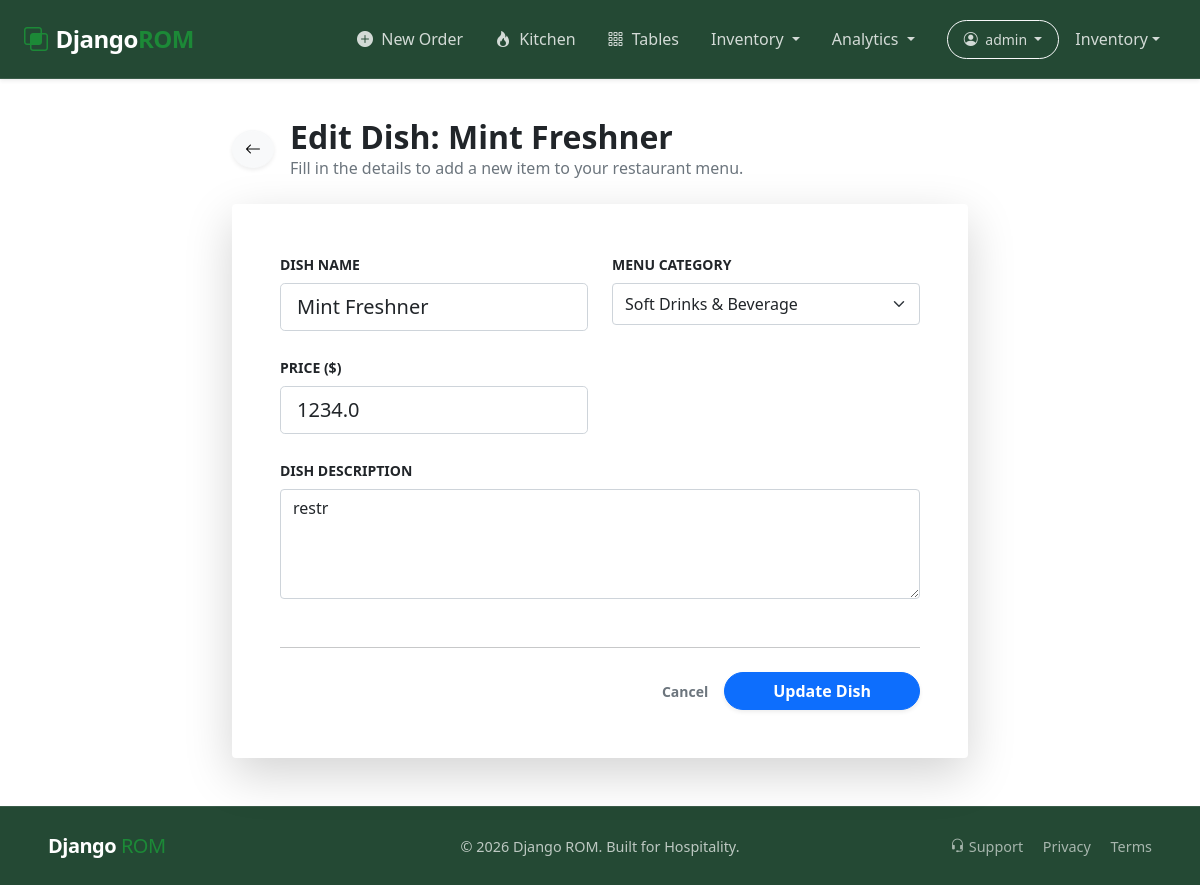
Page /menu/edit/12/ (signed in) on the earlier database version.
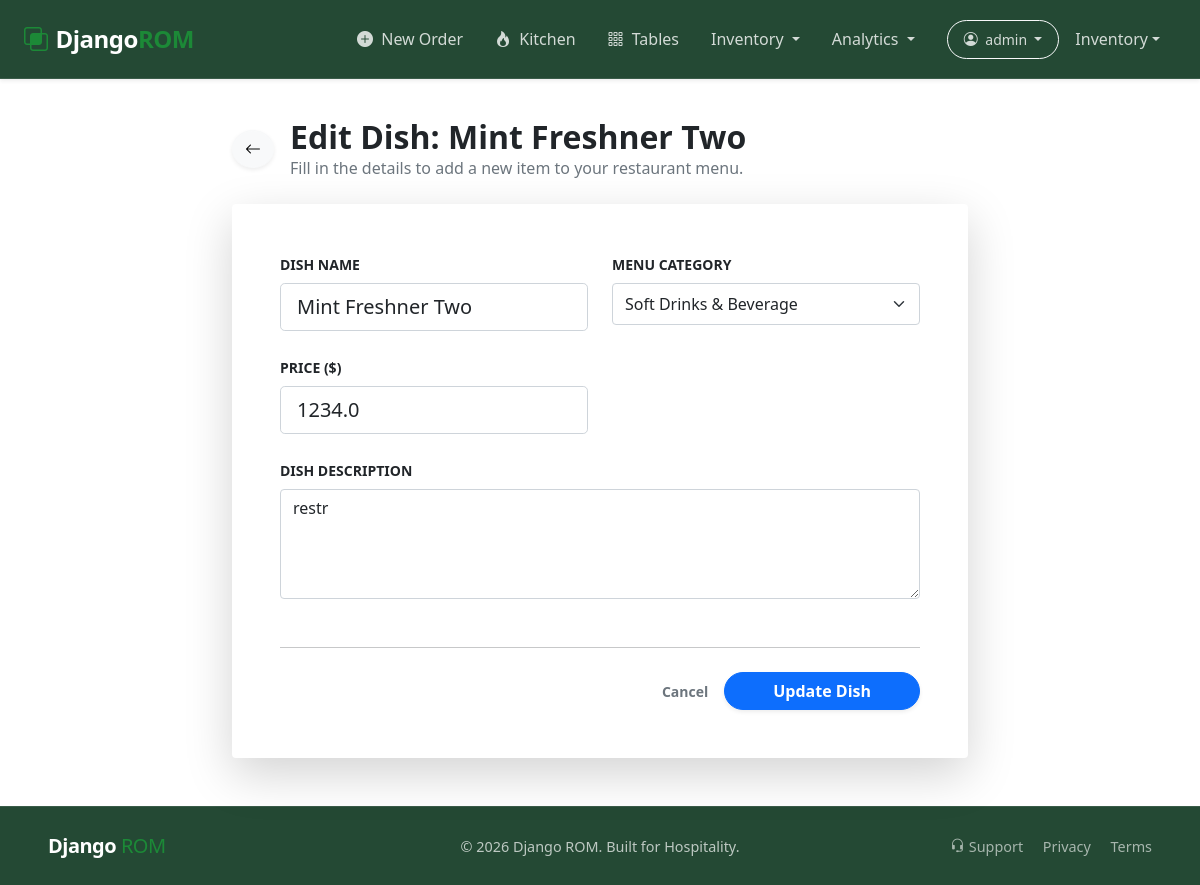
Same page on the later database version.
### app_restaurant/models.py (models this page shows, shortened)
class Menu(models.Model):
    menu_title = models.CharField(max_length=200, null=False, blank=False)
    menu_price = models.FloatField(null=False, blank=False)
    menu_category = models.ForeignKey(Category,
                                      max_length=100,
                                        null=False,
                                        blank=False,
                                        on_delete=models.CASCADE)
    menu_description = models.TextField(null=True, blank=True)
    menu_image = models.ImageField(upload_to='menu_images/',
                                   null=True, blank=True)
    menu_status = models.BooleanField(default=True)
    stock_quantity = models.IntegerField(default=0)
    is_available = models.BooleanField(default=True)
    created_at = models.DateTimeField(default=timezone.now())

### app_restaurant/views.py (the view, shortened to what this page needs)
# urls.py: path('menu/edit/<int:pk>/', menu_edit, name='menu.edit'),
@login_required(login_url="login")
def menu_edit(request, pk):
    menu_item = get_object_or_404(Menu, id=pk)
    form = MenuCreateForm(request.POST or None, instance=menu_item)
    context = {
        "title": f"Edit Dish: {menu_item.menu_title}",
        "form": form,
        "button_text": "Update Dish"
    }
    return render(request, "menu_form.html", context) # Note: Using the same template!

### app_restaurant/forms.py
class MenuCreateForm(forms.ModelForm):
    class Meta:
        model = Menu
        fields = ['menu_title', 'menu_category', 'menu_price', 'menu_description']
        widgets = {
            "menu_title": forms.TextInput(attrs={
                "class": "form-control form-control-lg mb-2",
                "placeholder": "e.g. Grilled Mediterranean Salmon"
            }),
            "menu_category": forms.Select(attrs={
                "class": "form-select form-control-lg mb-2"
            }),
            "menu_price": forms.NumberInput(attrs={
                "class": "form-control form-control-lg mb-2",
                "placeholder": "0.00"
            }),
            "menu_description": forms.Textarea(attrs={
                "class": "form-control mb-2",
                "placeholder": "Describe the ingredients, allergens, or preparation style...",
                "rows": 4
            }),
        }
        labels = {
            "menu_title": "Dish Name",
            "menu_category": "Menu Category",
            "menu_price": "Price ($)",
            "menu_description": "Dish Description",
        }

### app_restaurant/models.py (called while the page is built)
    def __str__(self):
        return self.category_name

### app_restaurant/templates/menu_form.html (shortened to what this page needs)
{% extends 'base.html' %}
{% load static %}
{% block custom_css %}
  <link rel="stylesheet" href="{% static 'css/menu.css' %}">
{% endblock %}
{% block content %}
<section class="container py-5">
    <div class="row justify-content-center">
        <div class="col-lg-8">
            <div class="d-flex align-items-center mb-4">
                <a href="{% url 'menu.list' %}" class="btn btn-light rounded-circle me-3 shadow-sm">
                    <i class="bi bi-arrow-left"></i>
                </a>
                <div>
                    <h2 class="fw-bold mb-0">{{ title|default:"Add New Dish" }}</h2>
                    <p class="text-muted mb-0">Fill in the details to add a new item to your restaurant menu.</p>
                </div>
            </div>
            <div class="card border-0 shadow-lg rounded-4">
                <div class="card-body p-4 p-md-5">
                    <form method="POST" action="">
                        <div class="row">
                            {% for field in form %}
                            <div class="{% if 'description' in field.name %}col-12{% else %}col-md-6{% endif %} mb-3">
                                <label class="form-label fw-bold small text-uppercase" for="{{ field.id_for_label }}">
                                    {{ field.label }}
                                </label>
                                {{ field }}
                            </div>
                            {% endfor %}
                        </div>
                        <hr class="my-4 opacity-25">
                        <div class="d-flex justify-content-end align-items-center gap-3">
                            <a href="{% url 'menu.list' %}" class="text-decoration-none text-muted fw-bold small">Cancel</a>
                            <button type="submit" class="btn btn-primary px-5 rounded-pill shadow-sm fw-bold">
                                {% if 'Edit' in title %}Update Dish{% else %}Create Dish{% endif %}
                            </button>
                        </div>
                    </form>
                </div>
            </div>
        </div>
    </div>
</section>
{% endblock %}

Differences in the rows shown:
changed Menu "Soft Drinks & Beverage": menu_title "Mint Freshner" → "Mint Freshner Two"
Other differences:
{{ title|default:"Add New Dish" }}: "Edit Dish: Mint Freshner" → "Edit Dish: Mint Freshner Two"
